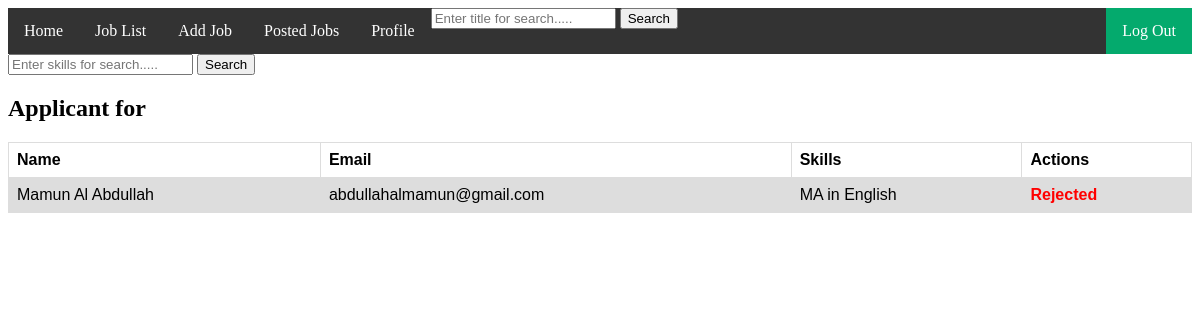
/viewapplicant/7 (signed in), run on the app's committed database.
### myApp/models.py (models this page shows)
class applyjob(models.Model):
    applied_by=models.ForeignKey(customuser,on_delete=models.CASCADE,null=True)
    apply_to=models.ForeignKey(jobmodel,on_delete=models.CASCADE,null=True)
    skills=models.CharField(max_length=100,null=True)
    resume=models.FileField(upload_to='static/resumeforjob')
    status=models.CharField(max_length=100, default='pending')

class customuser(AbstractUser):
    usertype=[
        ('job_recruiter','job_recruiter'),
        ('job_seeker','job_seeker'),
    ]
    display_name=models.CharField(max_length=100,null=True)
    usertype=models.CharField(choices=usertype,max_length=100,null=True)
    skills=models.CharField(max_length=100,null=True)
    resume=models.FileField(upload_to='static/resume',null=True,default='None')
    education=models.CharField(max_length=100,null=True)
    qualifications=models.CharField(max_length=100,null=True)
    company_name=models.CharField(max_length=100,null=True)
    company_address=models.CharField(max_length=100,null=True)
    company_description=models.TextField(null=True)

### myProject/views.py (the view)
# urls.py: path('viewapplicant/<str:myid>',viewapplicant,name='viewapplicant'),
@login_required
def viewapplicant(request,myid):
    myjob=get_object_or_404(jobmodel,id=myid)
    applicant=applyjob.objects.filter(apply_to=myjob)
    return render(request,'viewapplicant.html',{'applicant':applicant,'myjob':myjob})

### Template/viewapplicant.html (shortened to what this page needs)
{% extends 'index.html' %}
{% block content %}
<!DOCTYPE html>
<html>
<head>
</head>
<body>
  <form action="{% url 'searchpageskills' %}" method="GET">
    <input type="text" placeholder="Enter skills for search....." name="query" id="">
    <input type="submit" value="Search">
  </form>
<h2>Applicant for {{job.job_title}} </h2>
<table>
  <tr>
    <th>Name</th>
    <th>Email</th>
    <th>Skills</th>
    <th>Actions</th>
  </tr>
  {% for i in applicant %}
  <tr>
    <td> {{i.applied_by.display_name}} </td>
    <td> {{i.applied_by.email}} </td>
    <td> {{i.skills}} </td>
    <td>
        {% if i.status == 'pending' %}
    <a href="{% url 'reject' i.id %}">Reject</a>
    <a href="{% url 'approve' i.id %}">Call For Interview</a>
        {% elif i.status == 'reject' %}
        <b style="color: red;" >Rejected</b>
        {% elif i.status == 'approve' %}
        <b style="color: aqua;" >Approved</b>
        {% endif %}
    </td>
  </tr>
  {% endfor %}
</table>
</body>
</html>
{% endblock content %}

### Template/viewapplicant.html (style rules this page uses)
table { font-family: arial, sans-serif; border-collapse: collapse; width: 100%; }
td, th { border: 1px solid #dddddd; text-align: left; padding: 8px; }
tr:nth-child(even) { background-color: #dddddd; }

### data on the page
applyjob: applied_by.display_name "Mamun Al Abdullah", applied_by.email "abdullahalmamun@gmail.com", skills "MA in English", status "Rejected"
